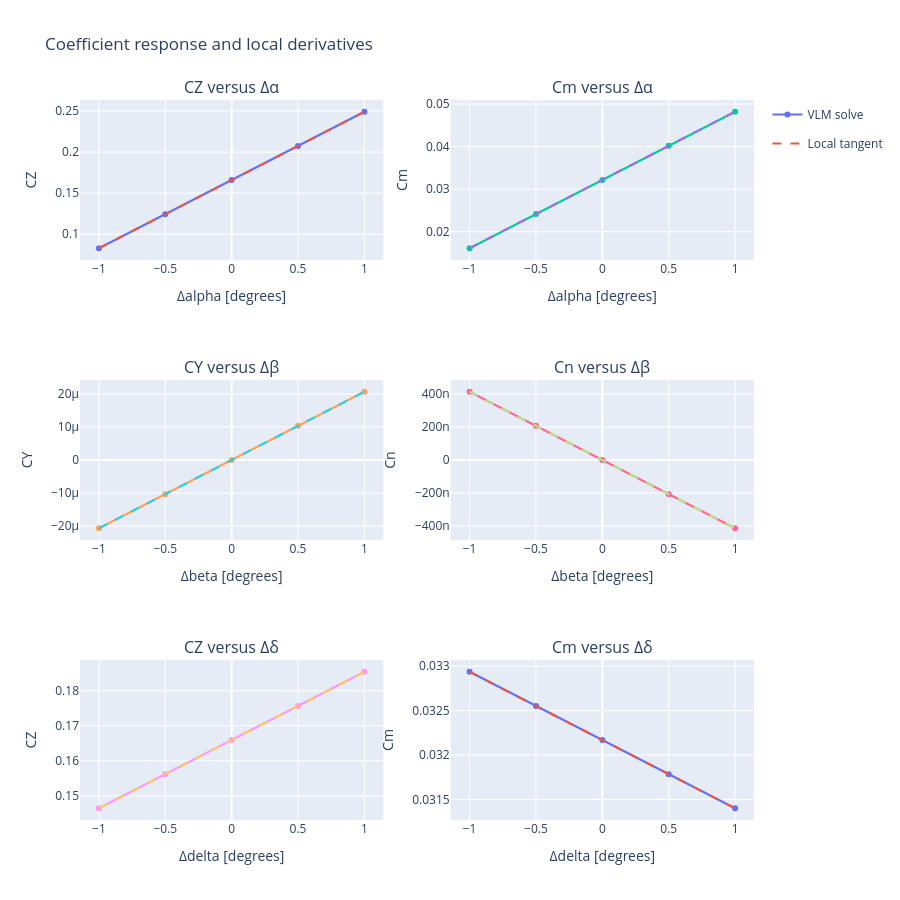

The cell this chart's notebook holds for it:
### Markdown cell above
### Visualizing Local Slopes

Each solid curve below comes from separately solved perturbations, while the dashed line is the tangent predicted from the baseline derivative. The horizontal axis is the **increment** from the baseline in degrees; the tangent calculation converts it to radians. The curves are not independent experimental data: they visualize the same solver, holding the other inputs fixed. Asymmetry between the solid curve and tangent indicates local nonlinear or numerical effects over the chosen range, not a measured uncertainty.

### Code cell
offsets_deg = np.array([-1.0, -0.5, 0.0, 0.5, 1.0])
response_cases = {
    parameter: [perturbed_case(parameter, float(offset)) for offset in offsets_deg]
    for parameter in ('alpha', 'beta', 'delta')
}
fig_responses = make_subplots(
    rows=3, cols=2,
    subplot_titles=('CZ versus Δα', 'Cm versus Δα', 'CY versus Δβ',
                    'Cn versus Δβ', 'CZ versus Δδ', 'Cm versus Δδ'),
)
response_definitions = (
    ('alpha', 'CZ'), ('alpha', 'Cm'), ('beta', 'CY'),
    ('beta', 'Cn'), ('delta', 'CZ'), ('delta', 'Cm'),
)
for index, (parameter, coefficient) in enumerate(response_definitions):
    row, column = divmod(index, 2)
    api_block = derivatives['controls']['wing_section_1'] if parameter == 'delta' else derivatives[parameter]
    derivative = api_block[f'd{coefficient}_d{parameter}']
    baseline_value = original_coefficients[COEFFICIENTS.index(coefficient)]
    actual = np.array([getattr(solved, coefficient) for solved in response_cases[parameter]])
    tangent = baseline_value + derivative * np.deg2rad(offsets_deg)
    assert np.isfinite(actual).all() and np.isclose(actual[2], baseline_value, atol=1e-12, rtol=1e-12)
    fig_responses.add_trace(go.Scatter(x=offsets_deg, y=actual, mode='lines+markers', name='VLM solve',
                                       legendgroup='solve', showlegend=index == 0), row=row + 1, col=column + 1)
    fig_responses.add_trace(go.Scatter(x=offsets_deg, y=tangent, mode='lines', name='Local tangent',
                                       line={'dash': 'dash'}, legendgroup='tangent', showlegend=index == 0), row=row + 1, col=column + 1)
    fig_responses.update_xaxes(title_text=f'Δ{parameter} [degrees]', row=row + 1, col=column + 1)
    fig_responses.update_yaxes(title_text=coefficient, row=row + 1, col=column + 1)
fig_responses.update_layout(title='Coefficient response and local derivatives', height=900)
fig_responses.show()

### Figure 1 — Plotly figure (JSON) as saved in the notebook; plotly's stock layout.template omitted (floating-point values rounded to 4 significant figures)
{"data": [{"legendgroup": "solve", "mode": "lines+markers", "name": "VLM solve", "showlegend": true, "type": "scatter", "x": [-1.0, -0.5, 0.0, 0.5, 1.0], "xaxis": "x", "y": [0.08292, 0.1244, 0.1659, 0.2075, 0.2491], "yaxis": "y"}, {"legendgroup": "tangent", "line": {"dash": "dash"}, "mode": "lines", "name": "Local tangent", "showlegend": true, "type": "scatter", "x": [-1.0, -0.5, 0.0, 0.5, 1.0], "xaxis": "x", "y": [0.08284, 0.1244, 0.1659, 0.2075, 0.249], "yaxis": "y"}, {"legendgroup": "solve", "mode": "lines+markers", "name": "VLM solve", "showlegend": false, "type": "scatter", "x": [-1.0, -0.5, 0.0, 0.5, 1.0], "xaxis": "x2", "y": [0.01609, 0.02414, 0.03217, 0.04019, 0.0482], "yaxis": "y2"}, {"legendgroup": "tangent", "line": {"dash": "dash"}, "mode": "lines", "name": "Local tangent", "showlegend": false, "type": "scatter", "x": [-1.0, -0.5, 0.0, 0.5, 1.0], "xaxis": "x2", "y": [0.01611, 0.02414, 0.03217, 0.0402, 0.04822], "yaxis": "y2"}, {"legendgroup": "solve", "mode": "lines+markers", "name": "VLM solve", "showlegend": false, "type": "scatter", "x": [-1.0, -0.5, 0.0, 0.5, 1.0], "xaxis": "x3", "y": [-2.063e-05, -1.032e-05, 0.0, 1.032e-05, 2.063e-05], "yaxis": "y3"}, {"legendgroup": "tangent", "line": {"dash": "dash"}, "mode": "lines", "name": "Local tangent", "showlegend": false, "type": "scatter", "x": [-1.0, -0.5, 0.0, 0.5, 1.0], "xaxis": "x3", "y": [-2.064e-05, -1.032e-05, 0.0, 1.032e-05, 2.064e-05], "yaxis": "y3"}, {"legendgroup": "solve", "mode": "lines+markers", "name": "VLM solve", "showlegend": false, "type": "scatter", "x": [-1.0, -0.5, 0.0, 0.5, 1.0], "xaxis": "x4", "y": [4.137e-07, 2.069e-07, -5.045e-20, -2.069e-07, -4.137e-07], "yaxis": "y4"}, {"legendgroup": "tangent", "line": {"dash": "dash"}, "mode": "lines", "name": "Local tangent", "showlegend": false, "type": "scatter", "x": [-1.0, -0.5, 0.0, 0.5, 1.0], "xaxis": "x4", "y": [4.138e-07, 2.069e-07, -5.045e-20, -2.069e-07, -4.138e-07], "yaxis": "y4"}, {"legendgroup": "solve", "mode": "lines+markers", "name": "VLM solve", "showlegend": false, "type": "scatter", "x": [-1.0, -0.5, 0.0, 0.5, 1.0], "xaxis": "x5", "y": [0.1464, 0.1562, 0.1659, 0.1757, 0.1854], "yaxis": "y5"}, {"legendgroup": "tangent", "line": {"dash": "dash"}, "mode": "lines", "name": "Local tangent", "showlegend": false, "type": "scatter", "x": [-1.0, -0.5, 0.0, 0.5, 1.0], "xaxis": "x5", "y": [0.1464, 0.1562, 0.1659, 0.1757, 0.1854], "yaxis": "y5"}, {"legendgroup": "solve", "mode": "lines+markers", "name": "VLM solve", "showlegend": false, "type": "scatter", "x": [-1.0, -0.5, 0.0, 0.5, 1.0], "xaxis": "x6", "y": [0.03294, 0.03255, 0.03217, 0.03178, 0.0314], "yaxis": "y6"}, {"legendgroup": "tangent", "line": {"dash": "dash"}, "mode": "lines", "name": "Local tangent", "showlegend": false, "type": "scatter", "x": [-1.0, -0.5, 0.0, 0.5, 1.0], "xaxis": "x6", "y": [0.03294, 0.03255, 0.03217, 0.03178, 0.0314], "yaxis": "y6"}], "layout": {"annotations": [{"font": {"size": 16}, "showarrow": false, "text": "CZ versus Δα", "x": 0.225, "xanchor": "center", "xref": "paper", "y": 1, "yanchor": "bottom", "yref": "paper"}, {"font": {"size": 16}, "showarrow": false, "text": "Cm versus Δα", "x": 0.775, "xanchor": "center", "xref": "paper", "y": 1, "yanchor": "bottom", "yref": "paper"}, {"font": {"size": 16}, "showarrow": false, "text": "CY versus Δβ", "x": 0.225, "xanchor": "center", "xref": "paper", "y": 0.6111, "yanchor": "bottom", "yref": "paper"}, {"font": {"size": 16}, "showarrow": false, "text": "Cn versus Δβ", "x": 0.775, "xanchor": "center", "xref": "paper", "y": 0.6111, "yanchor": "bottom", "yref": "paper"}, {"font": {"size": 16}, "showarrow": false, "text": "CZ versus Δδ", "x": 0.225, "xanchor": "center", "xref": "paper", "y": 0.2222, "yanchor": "bottom", "yref": "paper"}, {"font": {"size": 16}, "showarrow": false, "text": "Cm versus Δδ", "x": 0.775, "xanchor": "center", "xref": "paper", "y": 0.2222, "yanchor": "bottom", "yref": "paper"}], "height": 900, "title": {"text": "Coefficient response and local derivatives"}, "xaxis": {"anchor": "y", "domain": [0, 0.45], "title": {"text": "Δalpha [degrees]"}}, "xaxis2": {"anchor": "y2", "domain": [0.55, 1], "title": {"text": "Δalpha [degrees]"}}, "xaxis3": {"anchor": "y3", "domain": [0, 0.45], "title": {"text": "Δbeta [degrees]"}}, "xaxis4": {"anchor": "y4", "domain": [0.55, 1], "title": {"text": "Δbeta [degrees]"}}, "xaxis5": {"anchor": "y5", "domain": [0, 0.45], "title": {"text": "Δdelta [degrees]"}}, "xaxis6": {"anchor": "y6", "domain": [0.55, 1], "title": {"text": "Δdelta [degrees]"}}, "yaxis": {"anchor": "x", "domain": [0.7778, 1], "title": {"text": "CZ"}}, "yaxis2": {"anchor": "x2", "domain": [0.7778, 1], "title": {"text": "Cm"}}, "yaxis3": {"anchor": "x3", "domain": [0.3889, 0.6111], "title": {"text": "CY"}}, "yaxis4": {"anchor": "x4", "domain": [0.3889, 0.6111], "title": {"text": "Cn"}}, "yaxis5": {"anchor": "x5", "domain": [0, 0.2222], "title": {"text": "CZ"}}, "yaxis6": {"anchor": "x6", "domain": [0, 0.2222], "title": {"text": "Cm"}}}}
